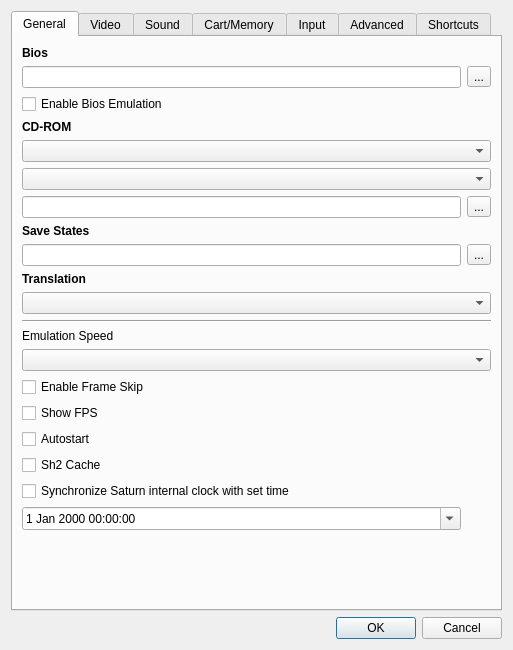
<?xml version="1.0" encoding="UTF-8"?>
<ui version="4.0">
 <class>UISettings</class>
 <widget class="QDialog" name="UISettings">
  <property name="geometry">
   <rect>
    <x>0</x>
    <y>0</y>
    <width>513</width>
    <height>650</height>
   </rect>
  </property>
  <property name="windowTitle">
   <string>Settings</string>
  </property>
  <layout class="QVBoxLayout">
   <item>
    <widget class="QTabWidget" name="twPages">
     <property name="currentIndex">
      <number>0</number>
     </property>
     <widget class="QWidget" name="wGeneral">
      <attribute name="title">
       <string>General</string>
      </attribute>
      <layout class="QGridLayout" name="gridLayout1">
       <item row="11" column="0" colspan="2">
        <widget class="QComboBox" name="cbTranslation"/>
       </item>
       <item row="9" column="1">
        <widget class="QToolButton" name="tbSaveStates">
         <property name="text">
          <string>...</string>
         </property>
        </widget>
       </item>
       <item row="7" column="1">
        <widget class="QToolButton" name="tbCdRom">
         <property name="text">
          <string>...</string>
         </property>
        </widget>
       </item>
       <item row="9" column="0">
        <widget class="QLineEdit" name="leSaveStates"/>
       </item>
       <item row="8" column="0" colspan="2">
        <widget class="QLabel" name="lSaveStates">
         <property name="font">
          <font>
           <bold>true</bold>
          </font>
         </property>
         <property name="text">
          <string>Save States</string>
         </property>
         <property name="textFormat">
          <enum>Qt::TextFormat::PlainText</enum>
         </property>
        </widget>
       </item>
       <item row="4" column="0" colspan="2">
        <widget class="QLabel" name="lCdRom">
         <property name="font">
          <font>
           <bold>true</bold>
          </font>
         </property>
         <property name="text">
          <string>CD-ROM</string>
         </property>
         <property name="textFormat">
          <enum>Qt::TextFormat::PlainText</enum>
         </property>
        </widget>
       </item>
       <item row="14" column="0" colspan="2">
        <widget class="Line" name="line">
         <property name="orientation">
          <enum>Qt::Orientation::Horizontal</enum>
         </property>
        </widget>
       </item>
       <item row="24" column="0">
        <widget class="QDateTimeEdit" name="dteBaseTime">
         <property name="calendarPopup">
          <bool>true</bool>
         </property>
        </widget>
       </item>
       <item row="6" column="0" colspan="2">
        <widget class="QComboBox" name="cbCdDrive">
         <property name="sizePolicy">
          <sizepolicy hsizetype="Minimum" vsizetype="Fixed">
           <horstretch>0</horstretch>
           <verstretch>0</verstretch>
          </sizepolicy>
         </property>
        </widget>
       </item>
       <item row="5" column="0" colspan="2">
        <widget class="QComboBox" name="cbCdRom"/>
       </item>
       <item row="10" column="0" colspan="2">
        <widget class="QLabel" name="lTranslation">
         <property name="font">
          <font>
           <bold>true</bold>
          </font>
         </property>
         <property name="text">
          <string>Translation</string>
         </property>
         <property name="textFormat">
          <enum>Qt::TextFormat::PlainText</enum>
         </property>
        </widget>
       </item>
       <item row="1" column="1">
        <widget class="QToolButton" name="tbBios">
         <property name="text">
          <string>...</string>
         </property>
        </widget>
       </item>
       <item row="17" column="0" colspan="2">
        <widget class="QCheckBox" name="cbEnableFrameSkipLimiter">
         <property name="text">
          <string>Enable Frame Skip</string>
         </property>
        </widget>
       </item>
       <item row="0" column="0" colspan="2">
        <widget class="QLabel" name="lBios">
         <property name="font">
          <font>
           <bold>true</bold>
          </font>
         </property>
         <property name="text">
          <string>Bios</string>
         </property>
         <property name="textFormat">
          <enum>Qt::TextFormat::PlainText</enum>
         </property>
        </widget>
       </item>
       <item row="23" column="0">
        <widget class="QCheckBox" name="cbClockSync">
         <property name="text">
          <string>Synchronize Saturn internal clock with set time</string>
         </property>
        </widget>
       </item>
       <item row="7" column="0">
        <widget class="QLineEdit" name="leCdRom"/>
       </item>
       <item row="2" column="0">
        <widget class="QCheckBox" name="cbEnableBiosEmulation">
         <property name="text">
          <string>Enable Bios Emulation</string>
         </property>
        </widget>
       </item>
       <item row="1" column="0">
        <widget class="QLineEdit" name="leBios"/>
       </item>
       <item row="25" column="0">
        <spacer>
         <property name="orientation">
          <enum>Qt::Orientation::Vertical</enum>
         </property>
         <property name="sizeHint" stdset="0">
          <size>
           <width>20</width>
           <height>2</height>
          </size>
         </property>
        </spacer>
       </item>
       <item row="20" column="0" colspan="2">
        <widget class="QCheckBox" name="cbShowFPS">
         <property name="text">
          <string>Show FPS</string>
         </property>
        </widget>
       </item>
       <item row="21" column="0" colspan="2">
        <widget class="QCheckBox" name="cbAutostart">
         <property name="text">
          <string>Autostart</string>
         </property>
        </widget>
       </item>
       <item row="15" column="0">
        <widget class="QLabel" name="label_emulationspeed">
         <property name="text">
          <string>Emulation Speed</string>
         </property>
        </widget>
       </item>
       <item row="16" column="0" colspan="2">
        <widget class="QComboBox" name="cbEmulationSpeed"/>
       </item>
       <item row="22" column="0">
        <widget class="QCheckBox" name="cbSh2Cache">
         <property name="text">
          <string>Sh2 Cache</string>
         </property>
        </widget>
       </item>
      </layout>
     </widget>
     <widget class="QWidget" name="wVideo">
      <attribute name="title">
       <string>Video</string>
      </attribute>
      <layout class="QGridLayout" name="gridLayout2">
       <item row="27" column="0">
        <widget class="QLabel" name="label_6">
         <property name="text">
          <string>Polygon Generation</string>
         </property>
        </widget>
       </item>
       <item row="25" column="0">
        <widget class="QPushButton" name="btnLow">
         <property name="text">
          <string>Low</string>
         </property>
        </widget>
       </item>
       <item row="28" column="1" colspan="2">
        <widget class="QComboBox" name="cbResolution"/>
       </item>
       <item row="1" column="0" colspan="3">
        <widget class="QComboBox" name="cbVideoCore"/>
       </item>
       <item row="34" column="0" colspan="3">
        <spacer>
         <property name="orientation">
          <enum>Qt::Orientation::Vertical</enum>
         </property>
         <property name="sizeHint" stdset="0">
          <size>
           <width>20</width>
           <height>2</height>
          </size>
         </property>
        </spacer>
       </item>
       <item row="25" column="1" colspan="2">
        <widget class="QPushButton" name="btnHigh">
         <property name="text">
          <string>High</string>
         </property>
        </widget>
       </item>
       <item row="26" column="1" colspan="2">
        <widget class="QComboBox" name="cbFilterMode"/>
       </item>
       <item row="27" column="1" colspan="2">
        <widget class="QComboBox" name="cbPolygonGeneration"/>
       </item>
       <item row="26" column="0">
        <widget class="QLabel" name="label_5">
         <property name="text">
          <string>Filter</string>
         </property>
        </widget>
       </item>
       <item row="30" column="0">
        <widget class="QLabel" name="label_8">
         <property name="text">
          <string>RBG Resolution</string>
         </property>
        </widget>
       </item>
       <item row="0" column="0" colspan="3">
        <widget class="QLabel" name="lVideoCore">
         <property name="font">
          <font>
           <bold>true</bold>
          </font>
         </property>
         <property name="text">
          <string>Video Core</string>
         </property>
         <property name="textFormat">
          <enum>Qt::TextFormat::PlainText</enum>
         </property>
        </widget>
       </item>
       <item row="6" column="0">
        <widget class="QLabel" name="lFullScreenResolution">
         <property name="font">
          <font>
           <bold>true</bold>
          </font>
         </property>
         <property name="text">
          <string>Fullscreen Resolution</string>
         </property>
         <property name="textFormat">
          <enum>Qt::TextFormat::PlainText</enum>
         </property>
        </widget>
       </item>
       <item row="28" column="0">
        <widget class="QLabel" name="label_7">
         <property name="text">
          <string>Internal Resolution</string>
         </property>
        </widget>
       </item>
       <item row="11" column="0">
        <widget class="QCheckBox" name="cbRotateScreen">
         <property name="text">
          <string>Rotate 90 degree</string>
         </property>
        </widget>
       </item>
       <item row="24" column="0">
        <widget class="QLabel" name="label">
         <property name="font">
          <font>
           <bold>true</bold>
          </font>
         </property>
         <property name="text">
          <string>Render Quality</string>
         </property>
        </widget>
       </item>
       <item row="12" column="0">
        <widget class="QCheckBox" name="cbFullscreen">
         <property name="text">
          <string>Start in Fullscreen</string>
         </property>
        </widget>
       </item>
       <item row="31" column="0">
        <widget class="QCheckBox" name="cbUseComputeShader">
         <property name="text">
          <string>Use compute shader for RBG generation</string>
         </property>
        </widget>
       </item>
       <item row="32" column="0" colspan="3">
        <widget class="QCheckBox" name="cbVdp2NewComposite">
         <property name="toolTip">
          <string>Per-pixel VDP2 color calculation compositor (Vulkan only, experimental)</string>
         </property>
         <property name="text">
          <string>Use new VDP2 composite (per-pixel color calc, Vulkan)</string>
         </property>
        </widget>
       </item>
       <item row="30" column="1" colspan="2">
        <widget class="QComboBox" name="cbRBGREsolution"/>
       </item>
       <item row="3" column="0" colspan="3">
        <widget class="QComboBox" name="cbAspectRatio"/>
       </item>
       <item row="8" column="0">
        <widget class="QLabel" name="lVideoFormat">
         <property name="font">
          <font>
           <bold>true</bold>
          </font>
         </property>
         <property name="text">
          <string>Video Format</string>
         </property>
         <property name="textFormat">
          <enum>Qt::TextFormat::PlainText</enum>
         </property>
        </widget>
       </item>
       <item row="10" column="0">
        <widget class="QLabel" name="label_2">
         <property name="font">
          <font>
           <bold>true</bold>
          </font>
         </property>
         <property name="text">
          <string>Rendering Option</string>
         </property>
        </widget>
       </item>
       <item row="2" column="0" colspan="3">
        <widget class="QLabel" name="lWinResolution">
         <property name="font">
          <font>
           <bold>true</bold>
          </font>
         </property>
         <property name="text">
          <string>Aspect Ratio</string>
         </property>
         <property name="textFormat">
          <enum>Qt::TextFormat::PlainText</enum>
         </property>
        </widget>
       </item>
       <item row="7" column="0" colspan="3">
        <widget class="QComboBox" name="cbFullscreenResolution"/>
       </item>
       <item row="9" column="0" colspan="3">
        <widget class="QComboBox" name="cbVideoFormat"/>
       </item>
      </layout>
     </widget>
     <widget class="QWidget" name="wSound">
      <attribute name="title">
       <string>Sound</string>
      </attribute>
      <layout class="QVBoxLayout">
       <item>
        <widget class="QLabel" name="lSoundCore">
         <property name="font">
          <font>
           <bold>true</bold>
          </font>
         </property>
         <property name="text">
          <string>Sound Core</string>
         </property>
         <property name="textFormat">
          <enum>Qt::TextFormat::PlainText</enum>
         </property>
        </widget>
       </item>
       <item>
        <widget class="QComboBox" name="cbSoundCore"/>
       </item>
       <item>
        <widget class="QLabel" name="label_3">
         <property name="text">
          <string>SCSP Sync count per a frame ( 1 - 255 )</string>
         </property>
        </widget>
       </item>
       <item>
        <widget class="QSpinBox" name="spinBox_scs_sync_count">
         <property name="minimum">
          <number>1</number>
         </property>
         <property name="maximum">
          <number>255</number>
         </property>
        </widget>
       </item>
       <item>
        <widget class="QLabel" name="label_4">
         <property name="text">
          <string>Time Synchronization Mode</string>
         </property>
        </widget>
       </item>
       <item>
        <widget class="QComboBox" name="cbTimeMode">
         <item>
          <property name="text">
           <string>Synchronize to CPU</string>
          </property>
         </item>
         <item>
          <property name="text">
           <string>Synchronize to the real time</string>
          </property>
         </item>
        </widget>
       </item>
       <item>
        <spacer>
         <property name="orientation">
          <enum>Qt::Orientation::Vertical</enum>
         </property>
         <property name="sizeHint" stdset="0">
          <size>
           <width>20</width>
           <height>2</height>
          </size>
         </property>
        </spacer>
       </item>
      </layout>
     </widget>
     <widget class="QWidget" name="wCartMemory">
      <attribute name="title">
       <string>Cart/Memory</string>
      </attribute>
      <layout class="QGridLayout" name="gridLayout3">
       <item row="7" column="3">
        <widget class="QToolButton" name="tbMemory">
         <property name="text">
          <string>...</string>
         </property>
        </widget>
       </item>
       <item row="5" column="3">
        <widget class="QToolButton" name="tbCartridge">
         <property name="text">
          <string>...</string>
         </property>
        </widget>
       </item>
       <item row="6" column="0" colspan="4">
        <widget class="QLabel" name="lMemory">
         <property name="font">
          <font>
           <bold>true</bold>
          </font>
         </property>
         <property name="text">
          <string>Memory</string>
         </property>
         <property name="textFormat">
          <enum>Qt::TextFormat::PlainText</enum>
         </property>
        </widget>
       </item>
       <item row="8" column="0" colspan="4">
        <widget class="QLabel" name="lMpegROM">
         <property name="font">
          <font>
           <bold>true</bold>
          </font>
         </property>
         <property name="text">
          <string>Mpeg ROM</string>
         </property>
         <property name="textFormat">
          <enum>Qt::TextFormat::PlainText</enum>
         </property>
        </widget>
       </item>
       <item row="7" column="0" colspan="3">
        <widget class="QLineEdit" name="leMemory"/>
       </item>
       <item row="11" column="1">
        <spacer>
         <property name="orientation">
          <enum>Qt::Orientation::Vertical</enum>
         </property>
         <property name="sizeHint" stdset="0">
          <size>
           <width>20</width>
           <height>2</height>
          </size>
         </property>
        </spacer>
       </item>
       <item row="9" column="3">
        <widget class="QToolButton" name="tbMpegROM">
         <property name="text">
          <string>...</string>
         </property>
        </widget>
       </item>
       <item row="5" column="0" colspan="3">
        <widget class="QLineEdit" name="leCartridge">
         <property name="inputMask">
          <string/>
         </property>
        </widget>
       </item>
       <item row="9" column="0" colspan="3">
        <widget class="QLineEdit" name="leMpegROM"/>
       </item>
       <item row="0" column="0" colspan="4">
        <widget class="QLabel" name="lCartridge">
         <property name="font">
          <font>
           <bold>true</bold>
          </font>
         </property>
         <property name="text">
          <string>Cartridge</string>
         </property>
         <property name="textFormat">
          <enum>Qt::TextFormat::PlainText</enum>
         </property>
        </widget>
       </item>
       <item row="2" column="2" colspan="2">
        <widget class="QLineEdit" name="leCartridgeModemIP">
         <property name="toolTip">
          <string/>
         </property>
         <property name="inputMask">
          <string/>
         </property>
         <property name="maxLength">
          <number>15</number>
         </property>
        </widget>
       </item>
       <item row="1" column="0" colspan="4">
        <widget class="QComboBox" name="cbCartridge"/>
       </item>
       <item row="2" column="0">
        <widget class="QLabel" name="lCartridgeModemIP">
         <property name="text">
          <string>Default Dial IP</string>
         </property>
        </widget>
       </item>
       <item row="4" column="2" colspan="2">
        <widget class="QLineEdit" name="leCartridgeModemPort">
         <property name="toolTip">
          <string/>
         </property>
         <property name="text">
          <string notr="true"/>
         </property>
         <property name="maxLength">
          <number>5</number>
         </property>
        </widget>
       </item>
       <item row="4" column="0">
        <widget class="QLabel" name="lCartridgeModemPort">
         <property name="text">
          <string>Port</string>
         </property>
        </widget>
       </item>
       <item row="10" column="0">
        <widget class="QCheckBox" name="checkBox_extended_internal_backup">
         <property name="text">
          <string>Extend Internal backup memory to 8MB</string>
         </property>
        </widget>
       </item>
      </layout>
     </widget>
     <widget class="QWidget" name="wInput">
      <attribute name="title">
       <string>Input</string>
      </attribute>
      <layout class="QGridLayout" name="gridLayout4">
       <item row="0" column="0" colspan="2">
        <widget class="QLabel" name="lInput">
         <property name="sizePolicy">
          <sizepolicy hsizetype="Preferred" vsizetype="Maximum">
           <horstretch>0</horstretch>
           <verstretch>0</verstretch>
          </sizepolicy>
         </property>
         <property name="font">
          <font>
           <bold>true</bold>
          </font>
         </property>
         <property name="text">
          <string>Input</string>
         </property>
         <property name="textFormat">
          <enum>Qt::TextFormat::PlainText</enum>
         </property>
        </widget>
       </item>
       <item row="1" column="0" colspan="2">
        <widget class="QComboBox" name="cbInput"/>
       </item>
       <item row="2" column="0">
        <widget class="UIPortManager" name="pmPort1">
         <property name="sizePolicy">
          <sizepolicy hsizetype="Preferred" vsizetype="Expanding">
           <horstretch>0</horstretch>
           <verstretch>0</verstretch>
          </sizepolicy>
         </property>
         <property name="title">
          <string>Port 1</string>
         </property>
        </widget>
       </item>
       <item row="2" column="1">
        <widget class="UIPortManager" name="pmPort2">
         <property name="sizePolicy">
          <sizepolicy hsizetype="Preferred" vsizetype="Expanding">
           <horstretch>0</horstretch>
           <verstretch>0</verstretch>
          </sizepolicy>
         </property>
         <property name="title">
          <string>Port 2</string>
         </property>
        </widget>
       </item>
       <item row="3" column="0">
        <widget class="QLabel" name="lGunMouseSensitivity">
         <property name="font">
          <font>
           <bold>true</bold>
          </font>
         </property>
         <property name="text">
          <string>Gun/Mouse Sensitivity</string>
         </property>
        </widget>
       </item>
       <item row="4" column="0" colspan="2">
        <widget class="QSlider" name="sGunMouseSensitivity">
         <property name="minimum">
          <number>1</number>
         </property>
         <property name="maximum">
          <number>400</number>
         </property>
         <property name="orientation">
          <enum>Qt::Orientation::Horizontal</enum>
         </property>
        </widget>
       </item>
      </layout>
     </widget>
     <widget class="QWidget" name="wAdvanced">
      <attribute name="title">
       <string>Advanced</string>
      </attribute>
      <layout class="QVBoxLayout">
       <item>
        <widget class="QLabel" name="lRegion">
         <property name="font">
          <font>
           <bold>true</bold>
          </font>
         </property>
         <property name="text">
          <string>Region</string>
         </property>
         <property name="textFormat">
          <enum>Qt::TextFormat::PlainText</enum>
         </property>
        </widget>
       </item>
       <item>
        <widget class="QComboBox" name="cbRegion"/>
       </item>
       <item>
        <widget class="QLabel" name="lSH2Interpreter">
         <property name="font">
          <font>
           <bold>true</bold>
          </font>
         </property>
         <property name="text">
          <string>SH2 Interpreter</string>
         </property>
         <property name="textFormat">
          <enum>Qt::TextFormat::PlainText</enum>
         </property>
        </widget>
       </item>
       <item>
        <widget class="QComboBox" name="cbSH2Interpreter"/>
       </item>
       <item>
        <widget class="QLabel" name="l68kCore">
         <property name="font">
          <font>
           <bold>true</bold>
          </font>
         </property>
         <property name="text">
          <string>68000 Core</string>
         </property>
        </widget>
       </item>
       <item>
        <widget class="QComboBox" name="cb68kCore"/>
       </item>
       <item>
        <spacer>
         <property name="orientation">
          <enum>Qt::Orientation::Vertical</enum>
         </property>
         <property name="sizeHint" stdset="0">
          <size>
           <width>20</width>
           <height>2</height>
          </size>
         </property>
        </spacer>
       </item>
      </layout>
     </widget>
     <widget class="QWidget" name="tab">
      <attribute name="title">
       <string>Shortcuts</string>
      </attribute>
      <layout class="QVBoxLayout" name="verticalLayout">
       <item>
        <widget class="UIShortcutManager" name="twShortcuts">
         <property name="tabKeyNavigation">
          <bool>false</bool>
         </property>
         <property name="dragDropOverwriteMode">
          <bool>false</bool>
         </property>
         <property name="selectionBehavior">
          <enum>QAbstractItemView::SelectionBehavior::SelectRows</enum>
         </property>
         <attribute name="horizontalHeaderCascadingSectionResizes">
          <bool>false</bool>
         </attribute>
         <attribute name="horizontalHeaderStretchLastSection">
          <bool>false</bool>
         </attribute>
         <attribute name="verticalHeaderVisible">
          <bool>false</bool>
         </attribute>
         <attribute name="verticalHeaderStretchLastSection">
          <bool>false</bool>
         </attribute>
         <column>
          <property name="text">
           <string>Description</string>
          </property>
         </column>
         <column>
          <property name="text">
           <string>Shortcut</string>
          </property>
         </column>
        </widget>
       </item>
      </layout>
     </widget>
    </widget>
   </item>
   <item>
    <widget class="QDialogButtonBox" name="dbbButtons">
     <property name="orientation">
      <enum>Qt::Orientation::Horizontal</enum>
     </property>
     <property name="standardButtons">
      <set>QDialogButtonBox::StandardButton::Cancel|QDialogButtonBox::StandardButton::Ok</set>
     </property>
    </widget>
   </item>
  </layout>
 </widget>
 <customwidgets>
  <customwidget>
   <class>UIPortManager</class>
   <extends>QGroupBox</extends>
   <header>ui/UIPortManager.h</header>
   <container>1</container>
  </customwidget>
  <customwidget>
   <class>UIShortcutManager</class>
   <extends>QTableWidget</extends>
   <header>UIShortcutManager.h</header>
  </customwidget>
 </customwidgets>
 <resources/>
 <connections>
  <connection>
   <sender>dbbButtons</sender>
   <signal>accepted()</signal>
   <receiver>UISettings</receiver>
   <slot>accept()</slot>
   <hints>
    <hint type="sourcelabel">
     <x>373</x>
     <y>399</y>
    </hint>
    <hint type="destinationlabel">
     <x>383</x>
     <y>403</y>
    </hint>
   </hints>
  </connection>
  <connection>
   <sender>dbbButtons</sender>
   <signal>rejected()</signal>
   <receiver>UISettings</receiver>
   <slot>reject()</slot>
   <hints>
    <hint type="sourcelabel">
     <x>467</x>
     <y>399</y>
    </hint>
    <hint type="destinationlabel">
     <x>453</x>
     <y>352</y>
    </hint>
   </hints>
  </connection>
 </connections>
</ui>
